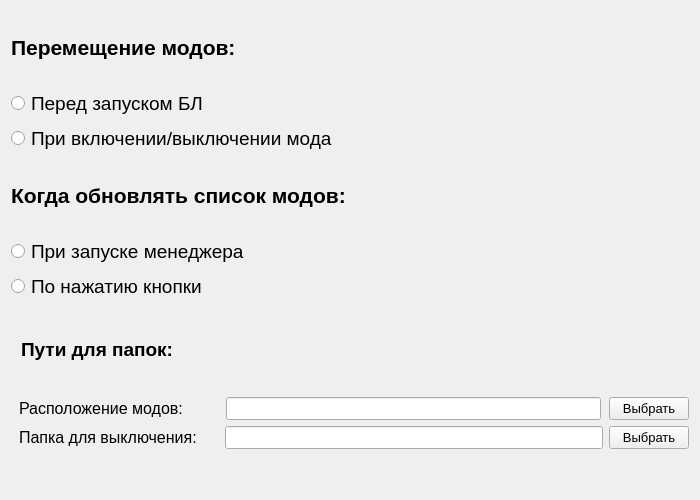
<?xml version="1.0" encoding="UTF-8"?>
<ui version="4.0">
 <class>SettingsWindow</class>
 <widget class="QWidget" name="SettingsWindow">
  <property name="geometry">
   <rect>
    <x>0</x>
    <y>0</y>
    <width>700</width>
    <height>500</height>
   </rect>
  </property>
  <property name="minimumSize">
   <size>
    <width>700</width>
    <height>500</height>
   </size>
  </property>
  <property name="maximumSize">
   <size>
    <width>700</width>
    <height>500</height>
   </size>
  </property>
  <property name="windowTitle">
   <string>Настройки</string>
  </property>
  <layout class="QVBoxLayout" name="verticalLayout_3" stretch="6,0">
   <item>
    <layout class="QVBoxLayout" name="verticalLayout">
     <item>
      <layout class="QVBoxLayout" name="verticalLayout_5">
       <item>
        <widget class="QLabel" name="mod_move_method_label">
         <property name="font">
          <font>
           <pointsize>16</pointsize>
           <weight>75</weight>
           <italic>false</italic>
           <bold>true</bold>
          </font>
         </property>
         <property name="text">
          <string>Перемещение модов:</string>
         </property>
         <property name="margin">
          <number>10</number>
         </property>
        </widget>
       </item>
       <item>
        <widget class="QRadioButton" name="before_game_start_rb">
         <property name="font">
          <font>
           <pointsize>14</pointsize>
           <weight>50</weight>
           <italic>false</italic>
           <bold>false</bold>
          </font>
         </property>
         <property name="text">
          <string>Перед запуском БЛ</string>
         </property>
         <attribute name="buttonGroup">
          <string notr="true">mod_move_method_group</string>
         </attribute>
        </widget>
       </item>
       <item>
        <widget class="QRadioButton" name="on_switch_rb">
         <property name="font">
          <font>
           <pointsize>14</pointsize>
           <weight>50</weight>
           <italic>false</italic>
           <bold>false</bold>
          </font>
         </property>
         <property name="text">
          <string>При включении/выключении мода</string>
         </property>
         <attribute name="buttonGroup">
          <string notr="true">mod_move_method_group</string>
         </attribute>
        </widget>
       </item>
      </layout>
     </item>
     <item>
      <layout class="QVBoxLayout" name="verticalLayout_4">
       <item>
        <widget class="QLabel" name="when_update_label">
         <property name="enabled">
          <bool>true</bool>
         </property>
         <property name="font">
          <font>
           <pointsize>16</pointsize>
           <weight>75</weight>
           <italic>false</italic>
           <bold>true</bold>
          </font>
         </property>
         <property name="text">
          <string>Когда обновлять список модов:</string>
         </property>
         <property name="margin">
          <number>10</number>
         </property>
        </widget>
       </item>
       <item>
        <widget class="QRadioButton" name="on_launch_update_rb">
         <property name="font">
          <font>
           <pointsize>14</pointsize>
           <weight>50</weight>
           <italic>false</italic>
           <bold>false</bold>
          </font>
         </property>
         <property name="text">
          <string>При запуске менеджера</string>
         </property>
         <attribute name="buttonGroup">
          <string notr="true">update_group</string>
         </attribute>
        </widget>
       </item>
       <item>
        <widget class="QRadioButton" name="on_button_click_rb">
         <property name="font">
          <font>
           <pointsize>14</pointsize>
           <weight>50</weight>
           <italic>false</italic>
           <bold>false</bold>
          </font>
         </property>
         <property name="text">
          <string>По нажатию кнопки</string>
         </property>
         <attribute name="buttonGroup">
          <string notr="true">update_group</string>
         </attribute>
        </widget>
       </item>
      </layout>
     </item>
     <item>
      <layout class="QVBoxLayout" name="verticalLayout_2" stretch="0,0,0">
       <property name="bottomMargin">
        <number>0</number>
       </property>
       <item>
        <widget class="QLabel" name="path_label">
         <property name="font">
          <font>
           <pointsize>14</pointsize>
           <weight>75</weight>
           <bold>true</bold>
          </font>
         </property>
         <property name="text">
          <string>Пути для папок:</string>
         </property>
         <property name="indent">
          <number>10</number>
         </property>
        </widget>
       </item>
       <item>
        <layout class="QHBoxLayout" name="horizontalLayout_3" stretch="11,20,0">
         <property name="spacing">
          <number>8</number>
         </property>
         <item>
          <widget class="QLabel" name="enabel_folder_label">
           <property name="font">
            <font>
             <pointsize>12</pointsize>
             <weight>50</weight>
             <italic>false</italic>
             <bold>false</bold>
            </font>
           </property>
           <property name="text">
            <string>Расположение модов:</string>
           </property>
           <property name="margin">
            <number>0</number>
           </property>
           <property name="indent">
            <number>8</number>
           </property>
          </widget>
         </item>
         <item>
          <widget class="QLineEdit" name="enabel_folder_name">
           <property name="enabled">
            <bool>true</bool>
           </property>
           <property name="font">
            <font>
             <pointsize>10</pointsize>
             <weight>50</weight>
             <italic>false</italic>
             <bold>false</bold>
            </font>
           </property>
           <property name="readOnly">
            <bool>true</bool>
           </property>
          </widget>
         </item>
         <item>
          <widget class="QPushButton" name="browse_enabel_folder_button">
           <property name="font">
            <font>
             <pointsize>10</pointsize>
             <weight>50</weight>
             <italic>false</italic>
             <bold>false</bold>
            </font>
           </property>
           <property name="text">
            <string>Выбрать</string>
           </property>
          </widget>
         </item>
        </layout>
       </item>
       <item>
        <layout class="QHBoxLayout" name="horizontalLayout_4" stretch="11,20,0">
         <item>
          <widget class="QLabel" name="disabel_folder_label">
           <property name="font">
            <font>
             <pointsize>12</pointsize>
             <weight>50</weight>
             <italic>false</italic>
             <bold>false</bold>
            </font>
           </property>
           <property name="text">
            <string>Папка для выключения: </string>
           </property>
           <property name="margin">
            <number>0</number>
           </property>
           <property name="indent">
            <number>8</number>
           </property>
          </widget>
         </item>
         <item>
          <widget class="QLineEdit" name="disabel_folder_name">
           <property name="enabled">
            <bool>true</bool>
           </property>
           <property name="font">
            <font>
             <pointsize>10</pointsize>
             <weight>50</weight>
             <italic>false</italic>
             <bold>false</bold>
            </font>
           </property>
           <property name="readOnly">
            <bool>true</bool>
           </property>
           <property name="clearButtonEnabled">
            <bool>false</bool>
           </property>
          </widget>
         </item>
         <item>
          <widget class="QPushButton" name="browse_disable_folder_button">
           <property name="font">
            <font>
             <pointsize>10</pointsize>
             <weight>50</weight>
             <italic>false</italic>
             <bold>false</bold>
            </font>
           </property>
           <property name="text">
            <string>Выбрать</string>
           </property>
          </widget>
         </item>
        </layout>
       </item>
      </layout>
     </item>
    </layout>
   </item>
   <item>
    <spacer name="verticalSpacer">
     <property name="orientation">
      <enum>Qt::Vertical</enum>
     </property>
     <property name="sizeHint" stdset="0">
      <size>
       <width>20</width>
       <height>40</height>
      </size>
     </property>
    </spacer>
   </item>
  </layout>
 </widget>
 <resources/>
 <connections/>
 <buttongroups>
  <buttongroup name="mod_move_method_group"/>
  <buttongroup name="update_group"/>
 </buttongroups>
</ui>
